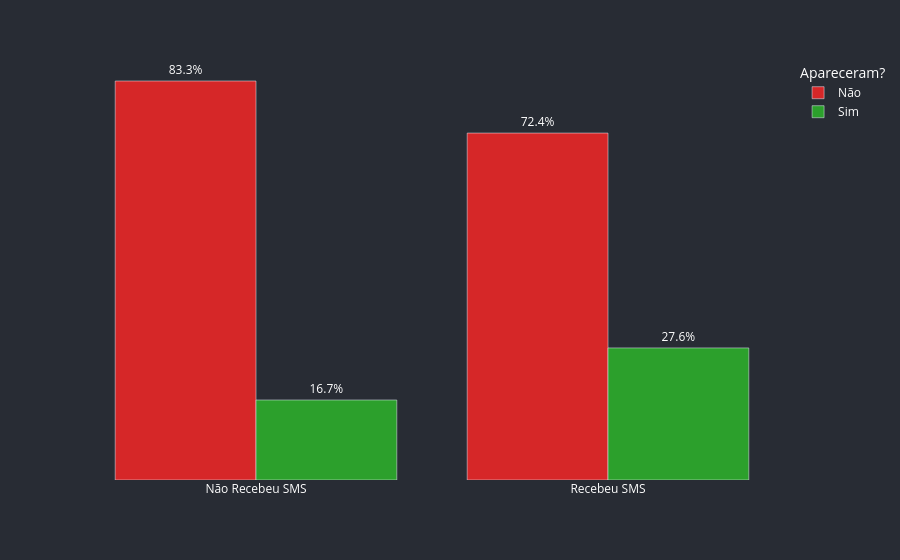

The code cell stored with this chart in its notebook:
### Markdown cell above
##### SMS influência?

### Code cell
sms = pd.crosstab(df["SMS_received"], df["No-show"], normalize="index").rename(index={0: 'Não Recebeu SMS', 1: 'Recebeu SMS'}) * 100

graf3 = px.bar(sms, 
               barmode='group',
               labels={"SMS_received": "", "No-show": "Apareceram?"},
               color_discrete_map={"Sim":'#2ca02c',"Não": '#d62728'})

graf3.update_traces(texttemplate='%{y:,.1f}%', textposition='outside')

graf3.update_layout(
    paper_bgcolor="#282C34", 
    plot_bgcolor="#282C34", 
    font_color="white",
    yaxis=dict(title="", showticklabels=False, showgrid=False, visible=False),
    xaxis=dict(title=""))

graf3.show()

### Figure 1 — Plotly figure (JSON) as saved in the notebook; plotly's stock layout.template omitted (floating-point values rounded to 4 significant figures)
{"data": [{"alignmentgroup": "True", "hovertemplate": "Apareceram?=Não<br>=%{x}<br>value=%{y}<extra></extra>", "legendgroup": "Não", "marker": {"color": "#d62728", "pattern": {"shape": ""}}, "name": "Não", "offsetgroup": "Não", "orientation": "v", "showlegend": true, "textposition": "outside", "texttemplate": "%{y:,.1f}%", "type": "bar", "x": ["Não Recebeu SMS", "Recebeu SMS"], "xaxis": "x", "y": [83.3, 72.43], "yaxis": "y"}, {"alignmentgroup": "True", "hovertemplate": "Apareceram?=Sim<br>=%{x}<br>value=%{y}<extra></extra>", "legendgroup": "Sim", "marker": {"color": "#2ca02c", "pattern": {"shape": ""}}, "name": "Sim", "offsetgroup": "Sim", "orientation": "v", "showlegend": true, "textposition": "outside", "texttemplate": "%{y:,.1f}%", "type": "bar", "x": ["Não Recebeu SMS", "Recebeu SMS"], "xaxis": "x", "y": [16.7, 27.57], "yaxis": "y"}], "layout": {"barmode": "group", "font": {"color": "white"}, "legend": {"title": {"text": "Apareceram?"}, "tracegroupgap": 0}, "margin": {"t": 60}, "paper_bgcolor": "#282C34", "plot_bgcolor": "#282C34", "xaxis": {"anchor": "y", "domain": [0, 1], "title": {"text": ""}}, "yaxis": {"anchor": "x", "domain": [0, 1], "showgrid": false, "showticklabels": false, "title": {"text": ""}, "visible": false}}}
